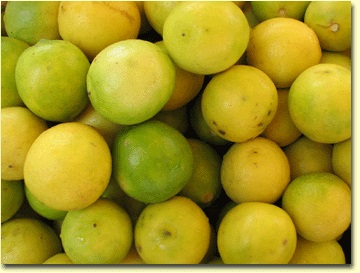
#> input picture ImageSegmentation/LemonInRangeHough/lemons2.jpg, 360 x 273 px
$ python lemonContour2.py   (older library calls are emulated)
#> lines starting #> are read from the running program, lines starting #| are printed output that depends on the picture; after the words box and inside, x2 and y2 are one past the last pixel; in counts of white or black regions, pixels touching at a corner belong together
# -*- coding: utf-8 -*-
"""
Created on Wed May 17 16:41:06 2017

@author: Shresth
"""

# -*- coding: utf-8 -*-
"""
Created on Wed May 17 13:15:08 2017

@author: Shresth
"""

import time
import cv2
import numpy as np
a=time.clock()
img=cv2.imread("lemons2.jpg" )
#> img is the input picture: shape (273, 360, 3); mean B, G, R 34.6, 149.5, 164.6

hsv= cv2.cvtColor(img, cv2.COLOR_BGR2HSV )
#> hsv: shape (273, 360, 3); mean H, S, V 26.9, 207.2, 166.3
#Filter by green color
yellow = np.array([20,100,100])
green=np.array([50,255,255])

mask=cv2.inRange(hsv, yellow, green)
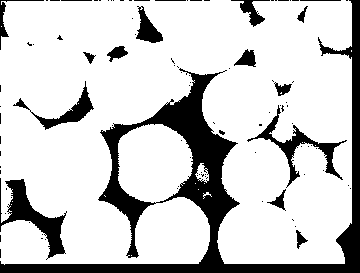
#> mask: shape (273, 360); 80.3% white; 100 black regions (83 under 20 px), largest, box (x1, y1, x2, y2) and area: (0, 0, 360, 273) 13368, (0, 178, 67, 260) 1663, (247, 105, 347, 188) 1221
res=cv2.bitwise_and(img, img, mask=mask)


resgrey=cv2.cvtColor(res,cv2.COLOR_BGR2GRAY)
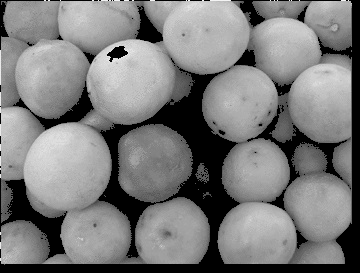
#> resgrey: shape (273, 360); min 0, max 244, mean 122.7

#apply adaptive threshold and blur

th3 = cv2.adaptiveThreshold(resgrey,255,cv2.ADAPTIVE_THRESH_GAUSSIAN_C,\
            cv2.THRESH_BINARY,11,2)
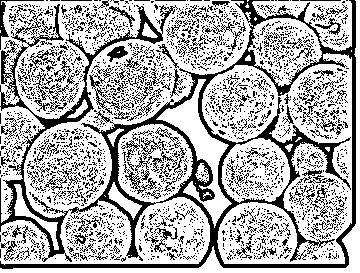
#> th3: shape (273, 360); 68.7% white; 2558 black regions (2385 under 20 px), largest, box (x1, y1, x2, y2) and area: (0, 0, 356, 269) 14116, (123, 155, 157, 194) 320, (89, 74, 130, 120) 262
"""
n=cv2.medianBlur(th3,11)
#n=cv2.bitwise_not(n)
cv2.imshow('ee',n)
cv2.waitKey(0)
p=cv2.bitwise_and(th3,n)
# p=cv2.bitwise_not(p)
cv2. imshow('aaaa',p)
cv2.waitKey(0)
"""
kernel=cv2.getStructuringElement(cv2.MORPH_ELLIPSE,(3,3))
op = cv2.morphologyEx(th3, cv2.MORPH_CLOSE, kernel)
#> op: shape (273, 360); 84.8% white; 286 black regions (241 under 20 px), largest, box (x1, y1, x2, y2) and area: (0, 0, 356, 269) 6557, (256, 115, 341, 185) 1046, (0, 179, 65, 258) 983
kernel=np.ones((3,3))
#opening = cv2.morphologyEx(opening, cv2.MORPH_CLOSE, kernel)
kernel=cv2.getStructuringElement(cv2.MORPH_ELLIPSE,(3,3))
#opening = cv2.morphologyEx(opening, cv2.MORPH_CLOSE, kernel)
clos=cv2.morphologyEx(op, cv2.MORPH_OPEN, kernel)
#> clos: shape (273, 360); 84.5% white; 268 black regions (223 under 20 px), largest, box (x1, y1, x2, y2) and area: (0, 0, 356, 269) 6769, (256, 108, 341, 185) 1090, (0, 179, 65, 258) 991
#th3=cv2.medianBlur(th3,5)
dil = cv2.dilate(th3,kernel,iterations = 1)
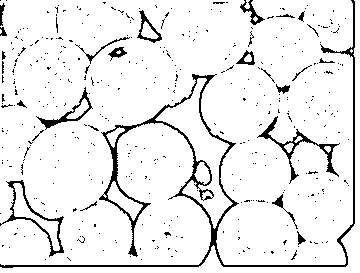
#> dil: shape (273, 360); 92.2% white; black in thin lines or dots

th3=cv2.bitwise_not(th3)
#> th3: shape (273, 360); 31.3% white; 2558 white regions (2385 under 20 px)
cv2.imshow('ii',th3)
cv2.waitKey(0)
im2, contours, hierarchy = cv2.findContours(th3,cv2.RETR_TREE,cv2.CHAIN_APPROX_SIMPLE)
#> contours = 3278 contours, 3192 with area under 20; largest, box (x1, y1, x2, y2) and area: (0, 0, 356, 269) 48175, (201, 52, 353, 265) 20766, (117, 123, 194, 204) 4816, (220, 137, 291, 204) 3571, (247, 17, 323, 88) 3438
c2=[]
for i in contours:
    area = cv2.contourArea(i)
    if area>70:
        epsilon = 0.0001*cv2.arcLength(i,True)
        approx = cv2.approxPolyDP(i,epsilon,True)
        c2.append(approx)
        print(area)
        (x,y),radius = cv2.minEnclosingCircle(i)
        center = (int(x),int(y))
        radius = int(radius)
        cv2.circle(img,center,radius,(255,0,0),3)
#> this loop made 3278 passes
#> (area, epsilon, x, y, radius, center) on passes 243, 958, 1150, 1289, 1574, 1725, 1792, 1827, 1831, 1840, 1855, 2032: (96, 0.0223, 165.5, 239.5, 15, (165, 239)), (232, 0.0284, 108, 96.5, 28, (108, 96)), (140, 0.029, 59.79, 80.05, 20, (59, 80)), (150, 0.00628, 117.1, 53.88, 10, (117, 53)), (74, 0.0128, 327.5, 25.79, 12, (327, 25)), (81, 0.0104, 120.5, 16, 14, (120, 16)), (48175, 0.484, 177.5, 134, 221, (177, 134)), (677.5, 0.0201, 36, 216.5, 40, (36, 216)), (458, 0.0116, 123, 200.5, 21, (123, 200)), (192.5, 0.00936, 203, 172.5, 10, (203, 172)), (3571, 0.0257, 254.8, 171.2, 36, (254, 171)), (133, 0.00608, 116.7, 136.8, 10, (116, 136))
#> (area, epsilon, x, y, radius) on passes 1138, 2259, 2288: (121.5, 0.0262, 144, 82, 22), (2961, 0.0519, 206, 153, 75), (20766.5, 0.172, 286, 159, 121)
#| 96.0
#| 232.0
#| 121.5
#| 140.0
#| 150.0
#| 74.0
#| 81.0
#| 48175.0
#> (further printed lines are left out)
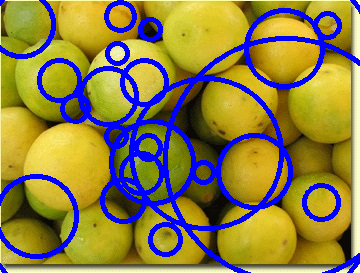
#> img: shape (273, 360, 3); 16.45% of pixels changed, all inside (x1, y1, x2, y2) = (0, 0, 360, 273)
#> after the loop, c2 = 23 contours; largest, box (x1, y1, x2, y2) and area: (0, 0, 356, 269) 48240, (201, 52, 353, 265) 20766, (117, 123, 194, 204) 4816, (220, 137, 291, 204) 3571, (247, 17, 323, 88) 3438


a=np.zeros(img.shape,np.uint8)
cv2.drawContours(a, c2, -1, (255,255,255), 1)
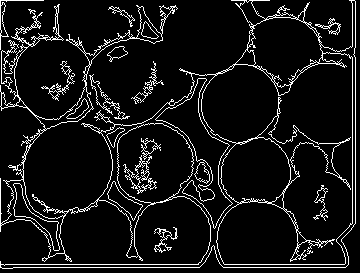
#> a: shape (273, 360, 3); 8.5% white in thin lines or dots
a=cv2.cvtColor(a,cv2.COLOR_BGR2GRAY)
#> a: shape (273, 360); 8.5% white in thin lines or dots
a=cv2.bitwise_not(a)
#> a: shape (273, 360); 91.5% white; black in thin lines or dots
kernel = np.ones((5,5),np.float32)/25
#
#a=cv2.bitwise_not(a)
a = cv2.filter2D(a,-1,kernel)
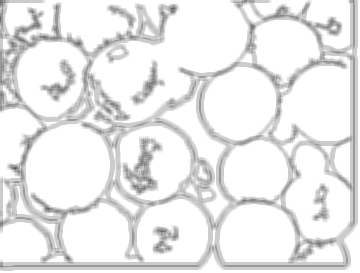
#> a: shape (273, 360); min 82, max 255, mean 233.4
cv2.imwrite("cont2.jpeg",a)
cv2.imshow('fin',a)
cv2.waitKey(0)
"""
circles = cv2.HoughCircles(a,cv2.HOUGH_GRADIENT,1,20,
                            param1=50,param2=30,minRadius=0,maxRadius=130)
circles = np.uint16(np.around(circles))

b=time.clock()

#Draw circles
for i in circles[0,:]:
    # draw the outer circle
    cv2.circle(a,(i[0],i[1]),i[2],(0,255,0),2)

    # draw the center of the circle
    cv2.circle(a,(i[0],i[1]),2,(0,0,255),3)

print "Number of lemons: ",len(circles[0])

cv2.imshow('ff',a)
cv2.waitKey(0)
print "hiiii"
"""
cv2.destroyAllWindows()

$ run again, with ImageSegmentation/LemonInRangeHough/Lemons3.JPG copied over ImageSegmentation/LemonInRangeHough/lemons2.jpg
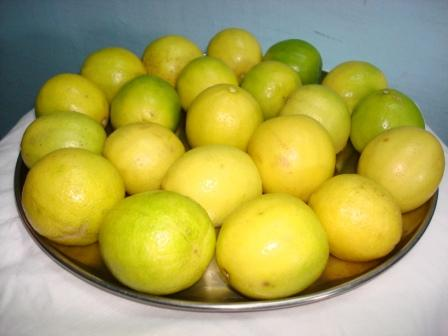
#> input picture ImageSegmentation/LemonInRangeHough/Lemons3.JPG, 448 x 336 px
#> img is the input picture: shape (336, 448, 3); mean B, G, R 86.3, 166.2, 172.6
#> hsv: shape (336, 448, 3); mean H, S, V 45.5, 143.8, 180.4
#> mask: shape (336, 448); 55.8% white; 22 black regions (13 under 20 px), largest, box (x1, y1, x2, y2) and area: (0, 0, 448, 336) 64977, (334, 136, 362, 176) 604, (172, 105, 192, 151) 434
#> op: shape (336, 448); 88.8% white; 370 black regions (300 under 20 px), largest, box (x1, y1, x2, y2) and area: (17, 24, 448, 308) 7579, (287, 136, 362, 206) 606, (32, 139, 128, 189) 425
#> clos: shape (336, 448); 88.4% white; 335 black regions (259 under 20 px), largest, box (x1, y1, x2, y2) and area: (17, 24, 448, 308) 7850, (286, 136, 362, 232) 739, (158, 154, 231, 280) 660
#> dil: shape (336, 448); 94.6% white; black in thin lines or dots, all inside (x1, y1, x2, y2) = (18, 25, 448, 307)
#> contours = 1486 contours, 1424 with area under 20; largest, box (x1, y1, x2, y2) and area: (17, 24, 448, 308) 92768, (21, 27, 446, 301) 81706, (212, 56, 306, 81) 376, (70, 244, 99, 264) 266, (342, 146, 357, 171) 225
#> the loop `for i in contours:` made 1486 passes
#> (area, epsilon, x, y, radius, center) on passes 3, 7, 23, 43, 46, 65, 73, 86: (116, 0.00438, 369.9, 271.3, 8, (369, 271)), (92767.5, 0.157, 231.7, 170.9, 216, (231, 170)), (147.5, 0.00589, 189.5, 296, 11, (189, 296)), (94.5, 0.00783, 77.5, 266.5, 17, (77, 266)), (266, 0.00929, 84.04, 251.5, 14, (84, 251)), (225, 0.00651, 348.5, 158.2, 12, (348, 158)), (75.5, 0.00496, 181.5, 122, 11, (181, 122)), (81706.5, 0.493, 232.2, 172.5, 213, (232, 172))
#> (printed output is left out)
#> after the loop `for i in contours:`:
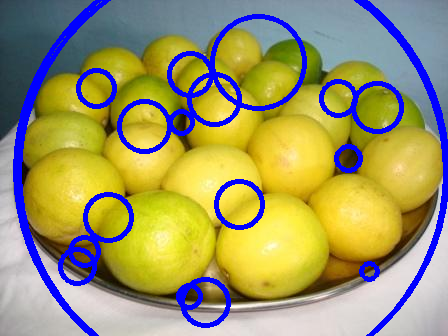
#> img: shape (336, 448, 3); 10.38% of pixels changed, all inside (x1, y1, x2, y2) = (13, 0, 448, 336)
#> after the loop `for i in contours:`: c2 = 18 contours; largest, box (x1, y1, x2, y2) and area: (17, 24, 448, 308) 92768, (21, 27, 446, 301) 81674, (212, 56, 306, 81) 376, (70, 244, 99, 264) 266, (342, 146, 357, 171) 225
#> `a = cv2.filter2D(a,-1,kernel)`:
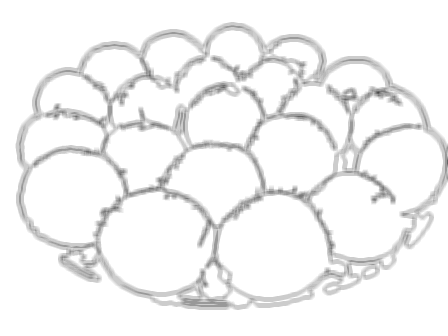
#> a: shape (336, 448); min 71, max 255, mean 242.9
